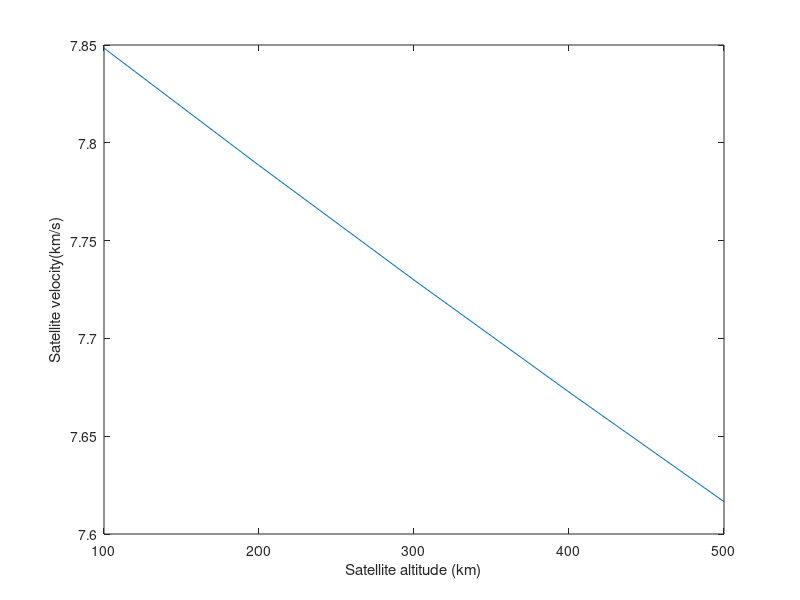
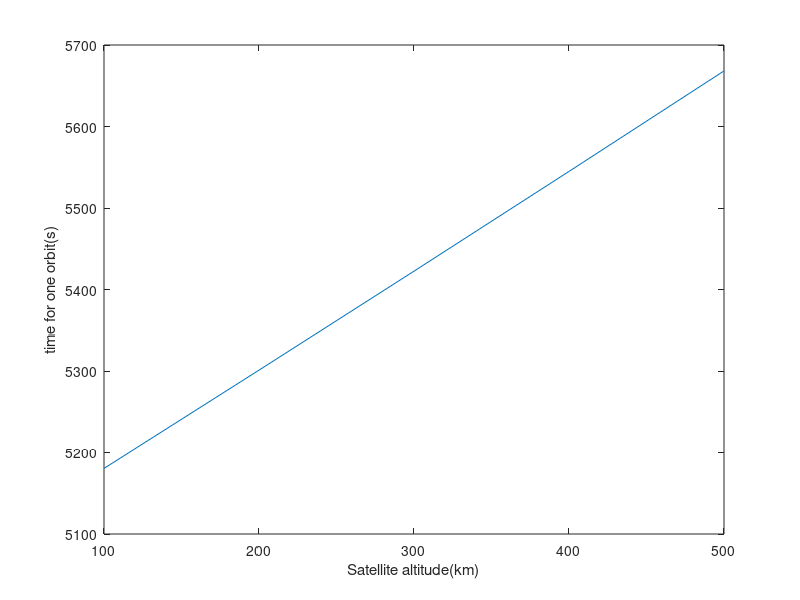
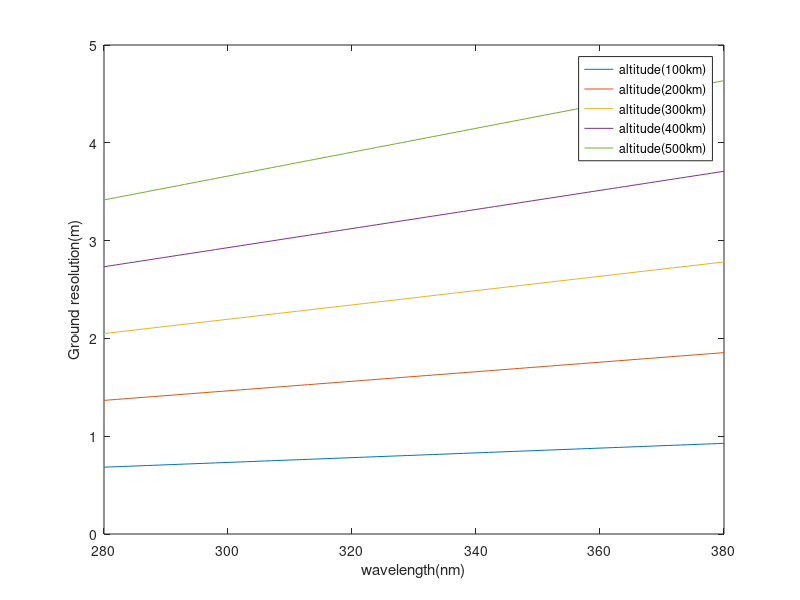
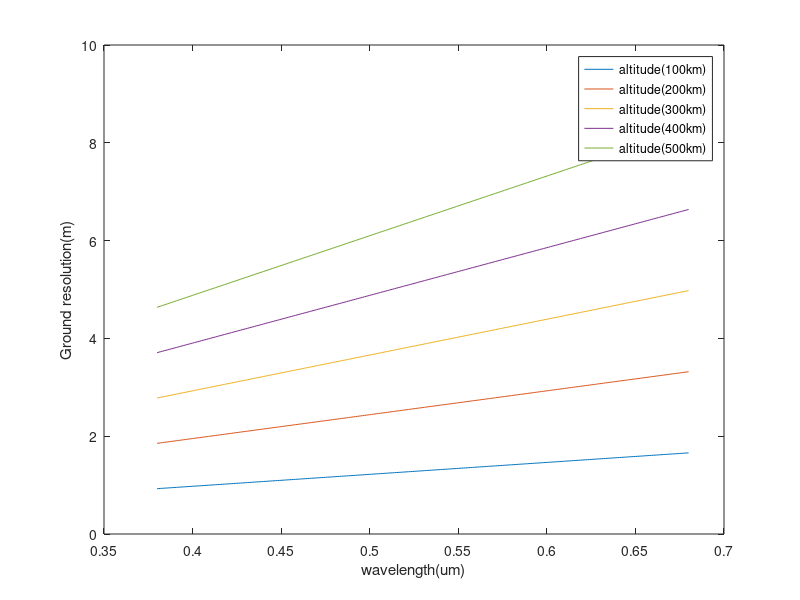

These figures' MATLAB source, in order:
r = 6.371e6;         % Earth radii [m]
G = 6.67408e-11;     % Gravity conatnt [m^3/(kg*s^2)]
M = 5.9723e24;        % Earth mass [kg]
eta = 0.1;           % Telescope view angel to perpendicular [rad]
O_T = 50e-3;         % Radii of the telescope [m]
Sen = [4e3, 2e3];   % pixels of sensor

h = linspace(100e3, 500e3, 5); % single row matrix of altitudues

% build up wavelength single column matrix for bands in the spectrum.
UV = linspace(280e-9, 380e-9, 101)'; 
VIS = linspace(380e-9, 680e-9, 301)';
NIR = linspace(780e-9, 1400e-9, 125)';
MIR = linspace(3e-6, 50e-6, 236)';
 
R = r + h; % model the radius of the satellite - altitude h above earth radius r

V_s = sqrt(G*M./R);        % Speed of satellite [m/s]

figure('Name','velocity vs altitude');
plot(h./1000, V_s./1000);
xlabel('Satellite altitude (km)');
ylabel('Satellite velocity(km/s)');

t = 2 * pi * R ./ V_s;     % Time for one orbit [s]

figure('Name','orbital period vs altitude');
f2 = plot(h./1000,t);
xlabel('Satellite altitude(km)');
ylabel('time for one orbit(s)');

V_g = r./R.*sqrt(G*M./R);    % Ground track velocity
D_max = sqrt(R.^2-r.^2);  % Distance satellite to horizon
R_p = r.*sqrt(1-r.^2./R.^2);    % Radii of the visible ground 

k = 1.22/O_T;
GR_UV = k.*UV*h;       % Ground resolution UV at different altitudes

figure('Name','resolution vs ultraviolet');
f3 = plot(UV./1e-9,GR_UV); 
xlabel('wavelength(nm)');
ylabel('Ground resolution(m)');
legend('altitude(100km)','altitude(200km)','altitude(300km)','altitude(400km)','altitude(500km)');

GR_VIS = k.*VIS*h;

figure('Name','resolution vs visual wavelengths');
f3 = plot(VIS./1e-6,GR_VIS); 
xlabel('wavelength(um)');
ylabel('Ground resolution(m)');
legend('altitude(100km)','altitude(200km)','altitude(300km)','altitude(400km)','altitude(500km)');

GR_NIR = k.*NIR*h;
figure('Name','resolution vs near infrared');
f3 = plot(NIR./1e-6,GR_NIR); 
xlabel('wavelength(um)');
ylabel('Ground resolution(m)');
legend('altitude(100km)','altitude(200km)','altitude(300km)','altitude(400km)','altitude(500km)');

GR_MIR = k.*MIR*h;
figure('Name','resolution vs medium infrared');
f3 = plot(MIR./1e-6,GR_MIR); 
xlabel('wavelength(um)');
ylabel('Ground resolution(m)');
legend('altitude(100km)','altitude(200km)','altitude(300km)','altitude(400km)','altitude(500km)');


% work out the field of view and spatial resolution.
ta_2 = tan(eta).^2;
x = (sqrt((ta_2+1)*r.^2-R.^2*ta_2)+R*ta_2)/(ta_2+1);
y = (tan(eta)*(R -sqrt((ta_2+1)*r.^2-R.^2*ta_2)))/(ta_2+1);
D = sqrt((x-R).^2+y.^2);
IFOV = D*sin(eta);        % Diameter of visiable area with telescope
Spa = IFOV/Sen(1);           % Spatial resolution 

figure('Name','Field of View vs resolution');
subplot(211);
plot(h./1000,IFOV./1000)
grid();
title('Instantaneous Field of View and Spatial Resolution');
ylabel('Diameter [km]');
subplot(212);
plot(h./1000,Spa);
grid();
xlabel('Orbit hight [km]');
ylabel('Spatial Resolution [m]');
